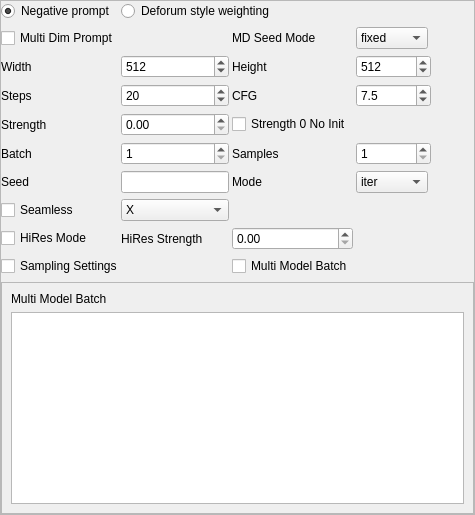
               <widget class="QFrame" name="base_setup">
                <property name="frameShape">
                 <enum>QFrame::StyledPanel</enum>
                </property>
                <property name="frameShadow">
                 <enum>QFrame::Raised</enum>
                </property>
                <layout class="QGridLayout" name="gridLayout_23">
                 <property name="leftMargin">
                  <number>0</number>
                 </property>
                 <property name="topMargin">
                  <number>0</number>
                 </property>
                 <property name="rightMargin">
                  <number>0</number>
                 </property>
                 <property name="bottomMargin">
                  <number>0</number>
                 </property>
                 <property name="horizontalSpacing">
                  <number>3</number>
                 </property>
                 <item row="16" column="3">
                  <widget class="QDoubleSpinBox" name="hires_strength">
                   <property name="maximum">
                    <double>1.000000000000000</double>
                   </property>
                   <property name="singleStep">
                    <double>0.010000000000000</double>
                   </property>
                  </widget>
                 </item>
                 <item row="6" column="2">
                  <widget class="QSpinBox" name="steps">
                   <property name="toolTip">
                    <string>How many steps a image generation takes. Steps might get influenced by strength and karras settings.</string>
                   </property>
                   <property name="minimum">
                    <number>1</number>
                   </property>
                   <property name="maximum">
                    <number>300</number>
                   </property>
                   <property name="value">
                    <number>20</number>
                   </property>
                  </widget>
                 </item>
                 <item row="6" column="3">
                  <widget class="QLabel" name="cfglabel">
                   <property name="text">
                    <string>CFG</string>
                   </property>
                  </widget>
                 </item>
                 <item row="2" column="2">
                  <widget class="QSpinBox" name="W">
                   <property name="minimum">
                    <number>256</number>
                   </property>
                   <property name="maximum">
                    <number>2048</number>
                   </property>
                   <property name="singleStep">
                    <number>64</number>
                   </property>
                   <property name="value">
                    <number>512</number>
                   </property>
                  </widget>
                 </item>
                 <item row="2" column="0">
                  <widget class="QLabel" name="widthlabel">
                   <property name="text">
                    <string>Width</string>
                   </property>
                  </widget>
                 </item>
                 <item row="13" column="0">
                  <widget class="QCheckBox" name="seamless">
                   <property name="toolTip">
                    <string>With seamless you create texture tiles which have seemless edges so you can add them to larger surfaces.</string>
                   </property>
                   <property name="text">
                    <string>Seamless</string>
                   </property>
                  </widget>
                 </item>
                 <item row="2" column="6">
                  <spacer name="horizontalSpacer_3">
                   <property name="orientation">
                    <enum>Qt::Horizontal</enum>
                   </property>
                   <property name="sizeHint" stdset="0">
                    <size>
                     <width>40</width>
                     <height>20</height>
                    </size>
                   </property>
                  </spacer>
                 </item>
                 <item row="1" column="3">
                  <widget class="QLabel" name="multi_dim_label">
                   <property name="text">
                    <string>MD Seed Mode</string>
                   </property>
                  </widget>
                 </item>
                 <item row="9" column="3">
                  <widget class="QLabel" name="label_19">
                   <property name="text">
                    <string>Samples</string>
                   </property>
                  </widget>
                 </item>
                 <item row="16" column="0">
                  <widget class="QCheckBox" name="hires">
                   <property name="toolTip">
                    <string>Will generate a larger image from a sorce image, gets rendered in two phases to the selected image size.</string>
                   </property>
                   <property name="text">
                    <string>HiRes Mode</string>
                   </property>
                  </widget>
                 </item>
                 <item row="2" column="4" colspan="2">
                  <widget class="QSpinBox" name="H">
                   <property name="minimum">
                    <number>256</number>
                   </property>
                   <property name="maximum">
                    <number>2048</number>
                   </property>
                   <property name="singleStep">
                    <number>64</number>
                   </property>
                   <property name="value">
                    <number>512</number>
                   </property>
                  </widget>
                 </item>
                 <item row="12" column="0">
                  <widget class="QLabel" name="label_13">
                   <property name="text">
                    <string>Seed</string>
                   </property>
                  </widget>
                 </item>
                 <item row="8" column="0">
                  <widget class="QLabel" name="label_21">
                   <property name="text">
                    <string>Strength</string>
                   </property>
                  </widget>
                 </item>
                 <item row="12" column="3">
                  <widget class="QLabel" name="label_14">
                   <property name="text">
                    <string>Mode</string>
                   </property>
                  </widget>
                 </item>
                 <item row="13" column="2">
                  <widget class="QComboBox" name="axis">
                   <item>
                    <property name="text">
                     <string>X</string>
                    </property>
                   </item>
                   <item>
                    <property name="text">
                     <string>Y</string>
                    </property>
                   </item>
                   <item>
                    <property name="text">
                     <string>Both</string>
                    </property>
                   </item>
                  </widget>
                 </item>
                 <item row="2" column="3">
                  <widget class="QLabel" name="heightlabel">
                   <property name="text">
                    <string>Height</string>
                   </property>
                  </widget>
                 </item>
                 <item row="0" column="0">
                  <widget class="QRadioButton" name="toggle_negative_prompt">
                   <property name="text">
                    <string>Negative prompt</string>
                   </property>
                   <property name="checked">
                    <bool>true</bool>
                   </property>
                   <attribute name="buttonGroup">
                    <string notr="true">buttonGroup</string>
                   </attribute>
                  </widget>
                 </item>
                 <item row="0" column="2" colspan="2">
                  <widget class="QRadioButton" name="prompt_weighting">
                   <property name="toolTip">
                    <string>&lt;html&gt;&lt;head/&gt;&lt;body&gt;&lt;p&gt;Weighting works like prompt:1 prompt:2 or negative prompt-1 &lt;/p&gt;&lt;p&gt;Somehow there is a limit in prompt length with deforums implementation&lt;/p&gt;&lt;p&gt;Weighting gets always normalized.&lt;/p&gt;&lt;/body&gt;&lt;/html&gt;</string>
                   </property>
                   <property name="text">
                    <string>Deforum style weighting</string>
                   </property>
                   <property name="checked">
                    <bool>false</bool>
                   </property>
                   <attribute name="buttonGroup">
                    <string notr="true">buttonGroup</string>
                   </attribute>
                  </widget>
                 </item>
                 <item row="16" column="2">
                  <widget class="QLabel" name="hires_strength_label">
                   <property name="text">
                    <string>HiRes Strength</string>
                   </property>
                  </widget>
                 </item>
                 <item row="6" column="0">
                  <widget class="QLabel" name="stepslabel">
                   <property name="text">
                    <string>Steps</string>
                   </property>
                  </widget>
                 </item>
                 <item row="8" column="2">
                  <widget class="QDoubleSpinBox" name="strength">
                   <property name="toolTip">
                    <string>Strength gets used for image 2 image and mask processes.</string>
                   </property>
                   <property name="maximum">
                    <double>1.000000000000000</double>
                   </property>
                   <property name="singleStep">
                    <double>0.010000000000000</double>
                   </property>
                  </widget>
                 </item>
                 <item row="1" column="4">
                  <widget class="QComboBox" name="multi_dim_seed_behavior">
                   <property name="toolTip">
                    <string>Multi Dim Prompt has its own seed mode, set here how seed should behave.</string>
                   </property>
                   <item>
                    <property name="text">
                     <string>fixed</string>
                    </property>
                   </item>
                   <item>
                    <property name="text">
                     <string>iter</string>
                    </property>
                   </item>
                   <item>
                    <property name="text">
                     <string>random</string>
                    </property>
                   </item>
                  </widget>
                 </item>
                 <item row="1" column="0" colspan="3">
                  <widget class="QCheckBox" name="multi_dim_prompt">
                   <property name="toolTip">
                    <string>&lt;html&gt;&lt;head/&gt;&lt;body&gt;&lt;p&gt;Have a look into multiDimParams.txt for more informations&lt;/p&gt;&lt;/body&gt;&lt;/html&gt;</string>
                   </property>
                   <property name="text">
                    <string>Multi Dim Prompt</string>
                   </property>
                  </widget>
                 </item>
                 <item row="8" column="3">
                  <widget class="QCheckBox" name="strength_0_no_init">
                   <property name="text">
                    <string>Strength 0 No Init</string>
                   </property>
                  </widget>
                 </item>
                 <item row="9" column="4" colspan="2">
                  <widget class="QSpinBox" name="n_samples">
                   <property name="toolTip">
                    <string>How many images per loop you generate, this will increase vram usage</string>
                   </property>
                   <property name="minimum">
                    <number>1</number>
                   </property>
                   <property name="maximum">
                    <number>250</number>
                   </property>
                   <property name="value">
                    <number>1</number>
                   </property>
                  </widget>
                 </item>
                 <item row="9" column="0">
                  <widget class="QLabel" name="label_20">
                   <property name="text">
                    <string>Batch</string>
                   </property>
                  </widget>
                 </item>
                 <item row="12" column="2">
                  <widget class="QLineEdit" name="seed">
                   <property name="toolTip">
                    <string>The seed to be used, if you enter a value here seed is static.</string>
                   </property>
                  </widget>
                 </item>
                 <item row="12" column="4">
                  <widget class="QComboBox" name="seed_behavior">
                   <item>
                    <property name="text">
                     <string>iter</string>
                    </property>
                   </item>
                   <item>
                    <property name="text">
                     <string>random</string>
                    </property>
                   </item>
                   <item>
                    <property name="text">
                     <string>fixed</string>
                    </property>
                   </item>
                  </widget>
                 </item>
                 <item row="6" column="4" colspan="2">
                  <widget class="QDoubleSpinBox" name="scale">
                   <property name="toolTip">
                    <string>The classifier-free guidance scale controls how hard the AI will follow the prompt.</string>
                   </property>
                   <property name="decimals">
                    <number>1</number>
                   </property>
                   <property name="maximum">
                    <double>30.000000000000000</double>
                   </property>
                   <property name="singleStep">
                    <double>0.100000000000000</double>
                   </property>
                   <property name="value">
                    <double>7.500000000000000</double>
                   </property>
                  </widget>
                 </item>
                 <item row="9" column="2">
                  <widget class="QSpinBox" name="n_batch">
                   <property name="toolTip">
                    <string>How many generation loop you like to run. Each prompt will run so many loops</string>
                   </property>
                   <property name="minimum">
                    <number>1</number>
                   </property>
                   <property name="maximum">
                    <number>2000</number>
                   </property>
                  </widget>
                 </item>
                 <item row="19" column="0" colspan="7">
                  <widget class="QFrame" name="multi_model_batch">
                   <property name="frameShape">
                    <enum>QFrame::StyledPanel</enum>
                   </property>
                   <property name="frameShadow">
                    <enum>QFrame::Raised</enum>
                   </property>
                   <layout class="QGridLayout" name="gridLayout_24">
                    <item row="1" column="0">
                     <widget class="QListWidget" name="multi_model_batch_list">
                      <property name="minimumSize">
                       <size>
                        <width>0</width>
                        <height>100</height>
                       </size>
                      </property>
                      <property name="toolTip">
                       <string>&lt;html&gt;&lt;head/&gt;&lt;body&gt;&lt;p&gt;With this you can select multiple Models.&lt;/p&gt;&lt;p&gt;when you press the dream button it will start a loop for your prompt(s) and run each prompt with each model.&lt;/p&gt;&lt;p&gt;if you use batch or samples it will also get multiplied by those. so be aware that it will multiply the resulting images by the number of models choosen.&lt;/p&gt;&lt;p&gt;You can still also use multi dim prompt with this. Again the miber gets multiplied. --sd_model_file as multi dim setting might be obsolete for the run.&lt;/p&gt;&lt;/body&gt;&lt;/html&gt;</string>
                      </property>
                      <property name="selectionMode">
                       <enum>QAbstractItemView::ExtendedSelection</enum>
                      </property>
                     </widget>
                    </item>
                    <item row="0" column="0">
                     <widget class="QLabel" name="label_74">
                      <property name="text">
                       <string>Multi Model Batch</string>
                      </property>
                     </widget>
                    </item>
                   </layout>
                  </widget>
                 </item>
                 <item row="17" column="3">
                  <widget class="QCheckBox" name="toggle_multi_model_batch">
                   <property name="text">
                    <string>Multi Model Batch</string>
                   </property>
                  </widget>
                 </item>
                 <item row="17" column="0" colspan="3">
                  <widget class="QCheckBox" name="toggle_sampler">
                   <property name="toolTip">
                    <string>Open the sampling settings</string>
                   </property>
                   <property name="text">
                    <string>Sampling Settings</string>
                   </property>
                  </widget>
                 </item>
                </layout>
               </widget>
